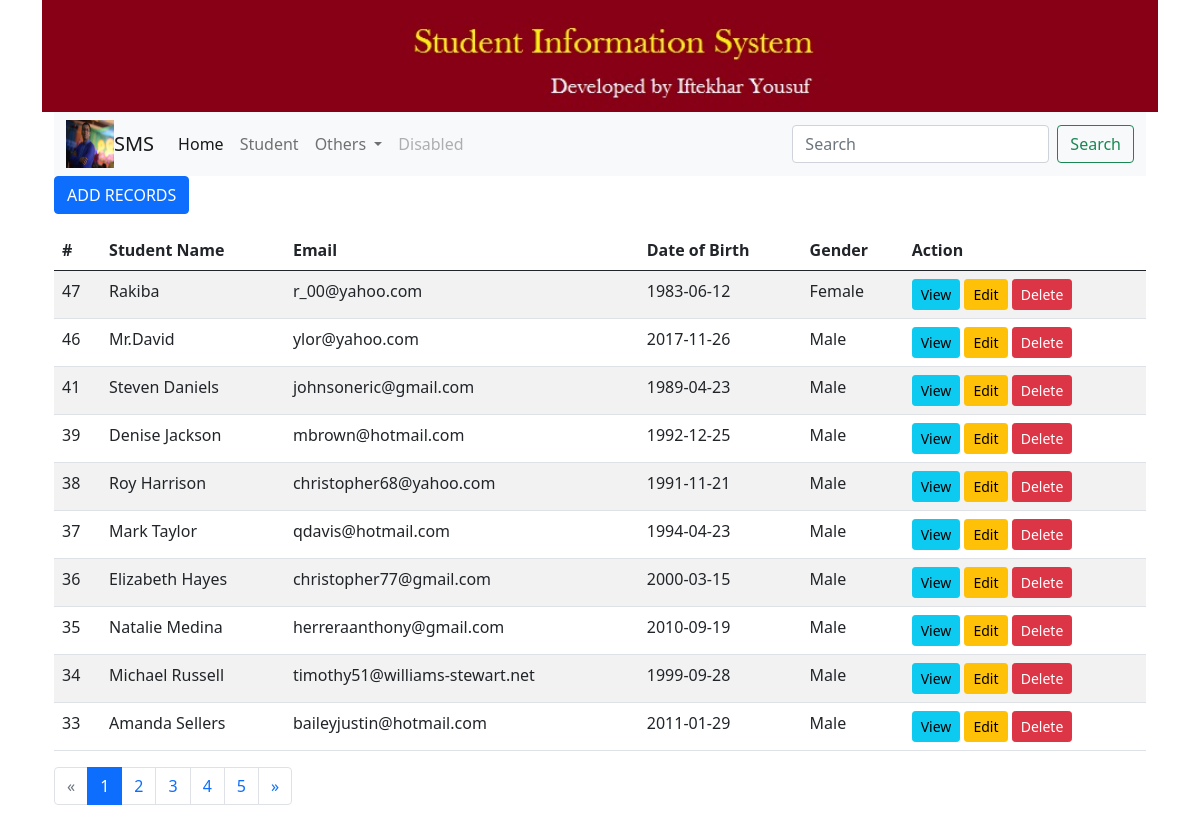
/stud/index/, run on the app's committed database.
### studentapp/models.py (models this page shows, shortened)
class Student(models.Model):
    GENDER_CHOICES=[('Male','Male'),('Female','Female'),]
    id=models.AutoField(primary_key=True)
    name=models.CharField(max_length=100)
    email=models.EmailField(unique=True,blank=True)
    dob=models.DateField(default=datetime.now,blank=True)
    gender=models.CharField(max_length=6,choices=GENDER_CHOICES,default='Male')

### studentapp/views.py (the view)
# urls.py: path('index/',views.index,name='index'),
def index(request):
    students=Student.objects.order_by('-id')
    paginator=Paginator(students,10)
    page=request.GET.get('page')
    students=paginator.get_page(page)
    context={'title':'Wellcome','students':students}
    return render(request,"student/index.html",context)

### templates/student/index.html (shortened to what this page needs)
{% extends 'base.html' %}
{% block content %}
      <a href="{% url 'create' %}" class="btn btn-primary mb-3">ADD RECORDS</a>
                <table class='table table-striped'>
                    <thead>
                        <tr class="thead-dark">
                            <th>#</th>
                            <th>Student Name</th>
                            <th>Email </th>
                            <th>Date of Birth </th>
                            <th>Gender </th>
                            <th>Action</th>
                         </tr>
                    </thead>
                    <tbody>
                        {% for std in students %}
                        <tr>
                            <td>{{ std.id}}</td>
                            <td>{{ std.name|title}}</td>
                            <td>{{std.email}} </td>
                            <td>{{std.dob|date:'Y-m-d'}} </td>
                            <td>{{ std.gender}}</td>
                            <td>
                                <a href="{% url 'details' std.id %}" class="btn btn-info btn-sm">View</a>
                                <a href="{% url 'edit' std.id %}" class="btn btn-warning btn-sm">Edit</a>
                                <a href="{% url 'delete' std.id %}" class="btn btn-danger btn-sm" onclick="return confirm('Are you sure to delete this record?');">Delete</a>
                            </td>
                         </tr>
                         {%empty%}
                         <tr>
                             <td colspan="5" class="text-center bg-warning">NO RECORDS FOUND</td>
                         </tr>
                         {% endfor %}
                    </tbody>
                </table>
                <nav aria-label="Page navigation example">
                    <ul class="pagination">
                        {% if students.has_previous %}
                      <li class="page-item">
                        <a class="page-link" href="?page={{ students.previous_page_number}}" aria-label="Previous">
                          <span aria-hidden="true">&laquo;</span>
                        </a>
                      </li>
                      {% else %}
                      <li class="page-item disabled"><a class="page-link" href="#"><span aria-hidden="true">&laquo;</span></a></li>
                      {% endif %}
                      {% for i in students.paginator.page_range %}
                      {% if students.number == i  %}
                      <li class="page-item active"><a class="page-link" href="#">{{ i }} </a></li>
                      {% else  %}
                      <li class="page-item"><a class="page-link" href="?page={{ i }}">{{ i }}</a></li>
                      {% endif %}
                      {% endfor %}
                      {% if students.has_next %}
                      <li class="page-item">
                        <a class="page-link" href="?page={{ students.next_page_number}}" aria-label="Previous">
                          <span aria-hidden="true">&raquo;</span>
                        </a>
                      </li>
                      {% else %}
                      <li class="page-item disabled"><a class="page-link" href="#"><span aria-hidden="true">&raquo;</span></a></li>
                      {% endif %}
                    </ul>
                  </nav>
        </div>
    </div>
    {% endblock %}

### templates/base.html (shortened to what this page needs)
{% load static %}
<!DOCTYPE html>
<html lang="en">
<head>
    <link href="https://cdn.jsdelivr.net/npm/bootstrap@5.0.0-beta3/dist/css/bootstrap.min.css" rel="stylesheet">
</head>
<body>
    <div class="container">
        <div>
            <img src="{% static 'img/logo.jpg' %}" alt="" style="width:100%">
        </div>
        <div class="container">
            <nav class="navbar navbar-expand-lg navbar-light bg-light">
                <div class="container-fluid">
                  <img src="{% static 'img/favicon.ico' %}" alt="">
                  <a class="navbar-brand" href="#">SMS</a>
                  <div class="collapse navbar-collapse" id="navbarSupportedContent">
                    <ul class="navbar-nav me-auto mb-2 mb-lg-0">
                      <li class="nav-item">
                        <a class="nav-link active" aria-current="page" href="{% url 'home' %}">Home</a>
                      </li>
                      <li class="nav-item">
                        <a class="nav-link" href="{% url 'index' %}">Student</a>
                      </li>
                      <li class="nav-item dropdown">
                        <a class="nav-link dropdown-toggle" href="#" id="navbarDropdown" role="button" data-bs-toggle="dropdown" aria-expanded="false">
                          Others
                        </a>
                      </li>
                      <li class="nav-item">
                        <a class="nav-link disabled" href="#" tabindex="-1" aria-disabled="true">Disabled</a>
                      </li>
                    </ul>
                    <form class="d-flex">
                      <input class="form-control me-2" type="search" placeholder="Search" aria-label="Search">
                      <button class="btn btn-outline-success" type="submit">Search</button>
                    </form>
                  </div>
                </div>
              </nav>
            <main>
                {% block content %} {% endblock %}
</body>
</html>

### data on the page
Student: id "47", name "Rakiba", email "r_00@yahoo.com", dob "1983-06-12", gender "Female"
Student: id "46", name "Mr.David", email "ylor@yahoo.com", dob "2017-11-26", gender "Male"
Student: id "41", name "Steven Daniels", email "johnsoneric@gmail.com", dob "1989-04-23", gender "Male"
Student: id "39", name "Denise Jackson", email "mbrown@hotmail.com", dob "1992-12-25", gender "Male"
Student: id "38", name "Roy Harrison", email "christopher68@yahoo.com", dob "1991-11-21", gender "Male"
Student: id "37", name "Mark Taylor", email "qdavis@hotmail.com", dob "1994-04-23", gender "Male"
Student: id "36", name "Elizabeth Hayes", email "christopher77@gmail.com", dob "2000-03-15", gender "Male"
Student: id "35", name "Natalie Medina", email "herreraanthony@gmail.com", dob "2010-09-19", gender "Male"
Student: id "34", name "Michael Russell", email "timothy51@williams-stewart.net", dob "1999-09-28", gender "Male"
Student: id "33", name "Amanda Sellers", email "baileyjustin@hotmail.com", dob "2011-01-29", gender "Male"

### other printed values
{{ i }} "1"
{{ i }} "2" "3" "4" "5"
